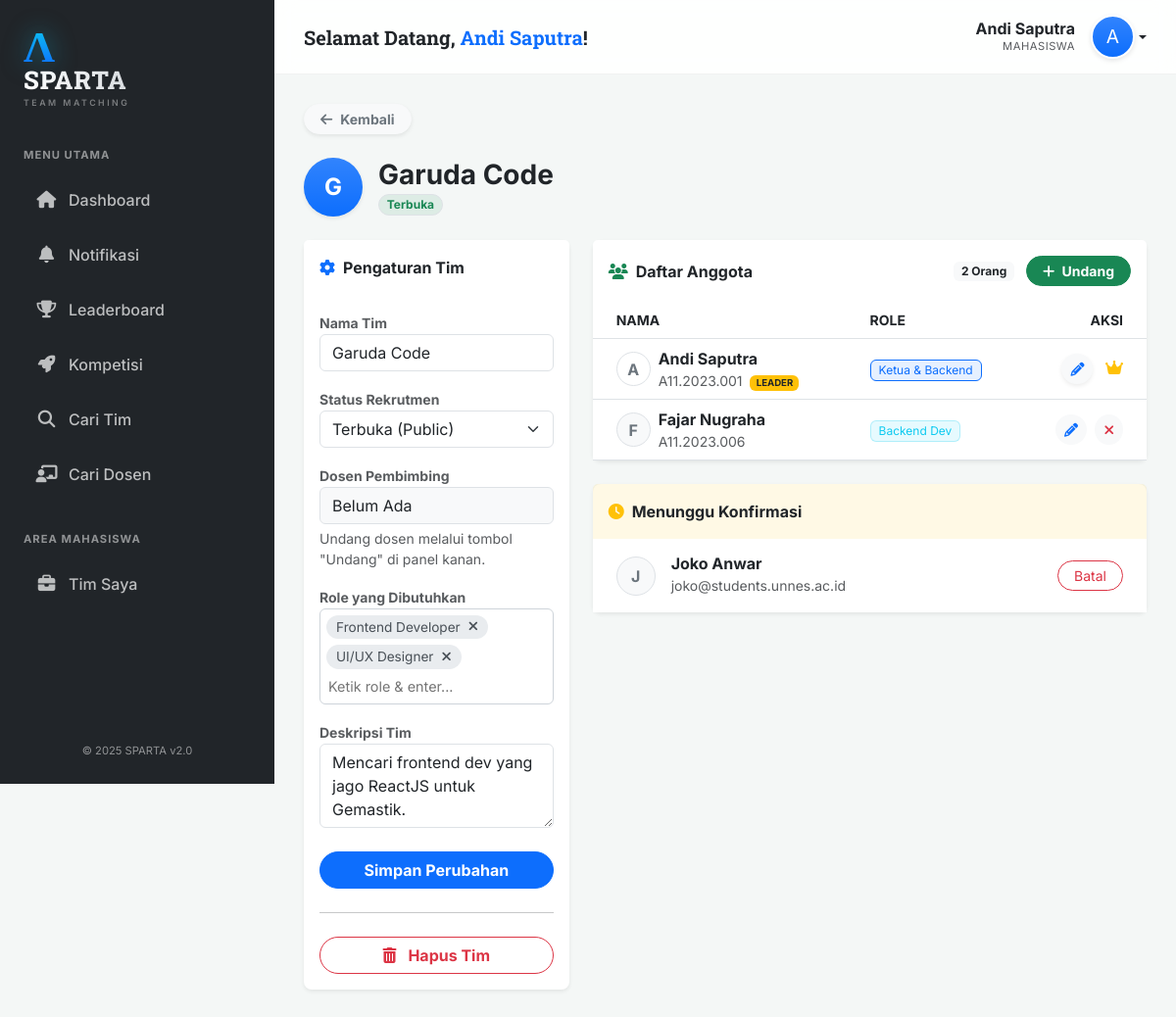
Screenshot of /?page=kelola_tim&id=1 (signed in) with the database file from the repository.
### tables this page shows
CREATE TABLE Tim (
    ID_Tim INT AUTO_INCREMENT PRIMARY KEY,
    Nama_Tim VARCHAR(100) NOT NULL,
    Status_Pencarian ENUM('Terbuka', 'Tertutup') DEFAULT 'Terbuka',
    Deskripsi_Tim TEXT,
    Kebutuhan_Role TEXT DEFAULT NULL,  
    ID_Lomba INT NOT NULL,
    ID_Kategori INT DEFAULT NULL,  
    ID_Mahasiswa_Ketua INT NOT NULL,
    ID_Dosen_Pembimbing INT,
    ID_Peringkat INT,
    FOREIGN KEY (ID_Lomba) REFERENCES Lomba(ID_Lomba) ON DELETE CASCADE,
    FOREIGN KEY (ID_Kategori) REFERENCES Kategori_Lomba(ID_Kategori) ON DELETE SET NULL,
    FOREIGN KEY (ID_Mahasiswa_Ketua) REFERENCES Mahasiswa(ID_Mahasiswa),
    FOREIGN KEY (ID_Dosen_Pembimbing) REFERENCES Dosen_Pembimbing(ID_Dosen),
    FOREIGN KEY (ID_Peringkat) REFERENCES Peringkat_Juara(ID_Peringkat)
);

CREATE TABLE Mahasiswa (
    ID_Mahasiswa INT AUTO_INCREMENT PRIMARY KEY,
    NIM VARCHAR(20) UNIQUE DEFAULT NULL,
    Nama_Mahasiswa VARCHAR(150) NOT NULL,
    Email VARCHAR(100) UNIQUE NOT NULL,
    Password_Hash VARCHAR(255) NOT NULL,
    Tempat_Lahir VARCHAR(50),
    Tanggal_Lahir DATE,
    Bio TEXT,
    No_HP VARCHAR(20) DEFAULT NULL,
    LinkedIn VARCHAR(255) DEFAULT NULL,
    Total_Poin FLOAT DEFAULT 0,
    ID_Prodi INT DEFAULT NULL,
    Foto_Profil VARCHAR(255) DEFAULT NULL,
    Is_Verified TINYINT(1) DEFAULT 0,
    Verification_Token VARCHAR(255) DEFAULT NULL,
    FOREIGN KEY (ID_Prodi) REFERENCES Prodi(ID_Prodi) ON DELETE SET NULL
);

CREATE TABLE Keanggotaan_Tim (
    ID_Keanggotaan INT AUTO_INCREMENT PRIMARY KEY,
    ID_Tim INT NOT NULL,
    ID_Mahasiswa INT NOT NULL,
    Peran VARCHAR(100),
    Status VARCHAR(50) DEFAULT 'Diterima',
    FOREIGN KEY (ID_Tim) REFERENCES Tim(ID_Tim) ON DELETE CASCADE,
    FOREIGN KEY (ID_Mahasiswa) REFERENCES Mahasiswa(ID_Mahasiswa) ON DELETE CASCADE
);

CREATE TABLE Invitasi (
    ID_Invitasi INT AUTO_INCREMENT PRIMARY KEY,
    ID_Tim INT NOT NULL,
    ID_Pengirim INT NOT NULL,  
    ID_Penerima INT NOT NULL,  
    Tipe_Penerima ENUM('mahasiswa', 'dosen') NOT NULL,
    Status ENUM('Pending', 'Diterima', 'Ditolak') DEFAULT 'Pending',
    Tanggal_Kirim DATETIME DEFAULT CURRENT_TIMESTAMP,
    FOREIGN KEY (ID_Tim) REFERENCES Tim(ID_Tim) ON DELETE CASCADE
);

### src/config.php (called while the page is built, shortened)
<?php
function getFotoMhs($nim, $dbPath) {
    return null;
}

### src/pages/kelola_tim.php (the view, shortened to what this page needs)
<?php
$userId = $_SESSION['user_id'];
$idTim = $_GET['id'] ?? 0;
$stmtTim = $pdo->prepare("SELECT * FROM Tim WHERE ID_Tim = ?");
$stmtTim->execute([$idTim]);
$timData = $stmtTim->fetch();
$isLeader = ($timData['ID_Mahasiswa_Ketua'] == $userId);
if ($isLeader) {
    $userAccess = $timData;
}
$stmtLeaderMem = $pdo->prepare("SELECT * FROM Keanggotaan_Tim WHERE ID_Tim = ? AND ID_Mahasiswa = ?");
$stmtLeaderMem->execute([$idTim, $timData['ID_Mahasiswa_Ketua']]);
$leaderMemberData = $stmtLeaderMem->fetch();
$leaderRole = $leaderMemberData ? $leaderMemberData['Peran'] : 'Ketua Tim';
$leaderMemId = $leaderMemberData ? $leaderMemberData['ID_Keanggotaan'] : 0;
$stmtMem = $pdo->prepare("SELECT k.*, m.Nama_Mahasiswa, m.NIM, m.Foto_Profil, m.ID_Mahasiswa
                          FROM Keanggotaan_Tim k
                          JOIN Mahasiswa m ON k.ID_Mahasiswa = m.ID_Mahasiswa
                          WHERE k.ID_Tim = ? AND k.ID_Mahasiswa != ?");
$stmtMem->execute([$idTim, $timData['ID_Mahasiswa_Ketua']]);
$members = $stmtMem->fetchAll();
$stmtKetua = $pdo->prepare("SELECT * FROM Mahasiswa WHERE ID_Mahasiswa = ?");
$stmtKetua->execute([$timData['ID_Mahasiswa_Ketua']]);
$ketuaData = $stmtKetua->fetch();
$stmtInv = $pdo->prepare("
    SELECT i.*,
    CASE WHEN i.Tipe_Penerima = 'mahasiswa' THEN m.Nama_Mahasiswa ELSE d.Nama_Dosen END as Nama_Penerima,
    CASE WHEN i.Tipe_Penerima = 'mahasiswa' THEN m.Email ELSE d.Email END as Email_Penerima
    FROM Invitasi i
    LEFT JOIN Mahasiswa m ON i.ID_Penerima = m.ID_Mahasiswa AND i.Tipe_Penerima = 'mahasiswa'
    LEFT JOIN Dosen_Pembimbing d ON i.ID_Penerima = d.ID_Dosen AND i.Tipe_Penerima = 'dosen'
    WHERE i.ID_Tim = ? AND i.Status = 'Pending'
");
$stmtInv->execute([$idTim]);
$pendingInvites = $stmtInv->fetchAll();
$dosenName = "Belum Ada";
?>
<div class="mb-4">
    <a href="?page=manajemen_tim" class="btn btn-light btn-sm shadow-sm text-secondary fw-bold rounded-pill px-3">
        <i class="fas fa-arrow-left me-2"></i>Kembali
    </a>
</div>
<div class="d-flex align-items-center mb-4">
    <div class="rounded-circle bg-gradient bg-primary text-white d-flex align-items-center justify-content-center me-3 shadow-sm" style="width: 60px; height: 60px; font-size: 1.5rem; font-weight: bold;">
        <?= strtoupper(substr($userAccess['Nama_Tim'], 0, 1)) ?>
    </div>
    <div>
        <h3 class="fw-bold text-dark mb-0"><?= htmlspecialchars($userAccess['Nama_Tim']) ?></h3>
        <span class="badge <?= $userAccess['Status_Pencarian']=='Terbuka'?'bg-success':'bg-secondary' ?> bg-opacity-10 <?= $userAccess['Status_Pencarian']=='Terbuka'?'text-success':'text-secondary' ?> border rounded-pill">
            <?= $userAccess['Status_Pencarian'] ?>
        </span>
    </div>
</div>
<div class="row g-4">
    <div class="col-lg-4">
        <div class="card border-0 shadow-sm rounded-3">
            <div class="card-header bg-white fw-bold text-dark border-bottom-0 py-3">
                <i class="fas fa-cog me-2 text-primary"></i>Pengaturan Tim
            </div>
            <div class="card-body">
                <?php if($isLeader): ?>
                <form method="POST">
                    <div class="mb-3">
                        <label class="small fw-bold text-muted">Nama Tim</label>
                        <input type="text" name="nama" class="form-control" value="<?= htmlspecialchars($userAccess['Nama_Tim']) ?>" required>
                    </div>
                    <div class="mb-3">
                        <label class="small fw-bold text-muted">Status Rekrutmen</label>
                        <select name="status" class="form-select">
                            <option value="Terbuka" <?= $userAccess['Status_Pencarian']=='Terbuka'?'selected':''?>>Terbuka (Public)</option>
                        </select>
                    </div>
                    <div class="mb-3">
                        <label class="small fw-bold text-muted">Dosen Pembimbing</label>
                        <input type="text" class="form-control bg-light" value="<?= htmlspecialchars($dosenName) ?>" disabled readonly>
                        <div class="form-text small">Undang dosen melalui tombol "Undang" di panel kanan.</div>
                    </div>
                    <div class="mb-3 position-relative">
                        <label class="small fw-bold text-muted">Role yang Dibutuhkan</label>
                        <div id="role-container" class="tag-container" onclick="document.getElementById('role-input').focus()">
                            <input type="text" id="role-input" class="tag-input" placeholder="Ketik role & enter...">
                        </div>
                    </div>
                    <div class="mb-4">
                        <label class="small fw-bold text-muted">Deskripsi Tim</label>
                        <textarea name="deskripsi" class="form-control" rows="3"><?= htmlspecialchars($userAccess['Deskripsi_Tim']) ?></textarea>
                    </div>
                    <div class="d-grid">
                        <button class="btn btn-primary fw-bold rounded-pill">Simpan Perubahan</button>
                    </div>
                </form>
                <hr class="my-4">
                <div class="d-grid">
                    <button class="btn btn-outline-danger rounded-pill fw-bold" onclick="confirmDelete()">
                        <i class="fas fa-trash-alt me-2"></i> Hapus Tim
                    </button>
                </div>
                <?php endif; ?>
            </div>
        </div>
    </div>
    <div class="col-lg-8">
        <div class="card border-0 shadow-sm rounded-3 mb-4">
            <div class="card-header bg-white fw-bold text-dark border-bottom-0 py-3 d-flex justify-content-between align-items-center">
                <span><i class="fas fa-users me-2 text-success"></i>Daftar Anggota</span>
                <div>
                    <span class="badge bg-light text-dark me-2"><?= count($members) + 1 ?> Orang</span>
                    <?php if($isLeader): ?>
                        <button class="btn btn-success btn-sm rounded-pill fw-bold px-3" data-bs-toggle="modal" data-bs-target="#inviteModal">
                            <i class="fas fa-plus me-1"></i> Undang
                        </button>
                    <?php endif; ?>
                </div>
            </div>
            <div class="card-body p-0">
                <div class="table-responsive">
                    <table class="table table-hover align-middle mb-0">
                        <thead class="bg-light text-muted small text-uppercase">
                            <tr>
                                <th class="ps-4">Nama</th>
                                <th>Role</th>
                                <th class="text-end pe-4">Aksi</th>
                            </tr>
                        </thead>
                        <tbody>
                            <tr class="bg-light bg-opacity-25">
                                <td class="ps-4">
                                    <div class="d-flex align-items-center">
                                        <?php
                                            $fotoKetua = getFotoMhs($ketuaData['NIM'], $ketuaData['Foto_Profil']);
                                            $imgSrc = $fotoKetua ? "$fotoKetua" : "";
                                            if($imgSrc) echo "<img src='$imgSrc' class='rounded-circle me-2' style='width:35px;height:35px;object-fit:cover'>";
                                            else echo "<div class='rounded-circle bg-white border d-flex align-items-center justify-content-center me-2 fw-bold text-secondary' style='width:35px;height:35px'>".substr($ketuaData['Nama_Mahasiswa'],0,1)."</div>";
                                        ?>
                                        <div>
                                            <a href="?page=profile&id=<?= $ketuaData['ID_Mahasiswa'] ?>" class="fw-bold text-dark text-decoration-none">
                                                <?= htmlspecialchars($ketuaData['Nama_Mahasiswa']) ?>
                                            </a>
                                            <div class="small text-muted"><?= $ketuaData['NIM'] ?> <span class="badge bg-warning text-dark ms-1" style="font-size:0.6rem">LEADER</span></div>
                                        </div>
                                    </div>
                                </td>
                                <td>
                                    <span class="badge bg-primary bg-opacity-10 text-primary border border-primary px-2 py-1 fw-normal">
                                        <?= htmlspecialchars($leaderRole) ?>
                                    </span>
                                </td>
                                <td class="text-end pe-4">
                                    <?php if($isLeader && $leaderMemId): ?>
                                        <button class="btn btn-light text-primary btn-sm rounded-circle me-1 shadow-sm"
                                                onclick="editRole(<?= $leaderMemId ?>, '<?= addslashes($leaderRole) ?>', <?= $ketuaData['ID_Mahasiswa'] ?>)"
                                                title="Edit Role Ketua">
                                            <i class="fas fa-pencil-alt"></i>
                                        </button>
                                    <?php endif; ?>
                                    <i class="fas fa-crown text-warning ms-1"></i>
                                </td>
                            </tr>
                            <?php foreach($members as $m): ?>
                            <tr>
                                <td class="ps-4">
                                    <div class="d-flex align-items-center">
                                        <?php
                                            $foto = getFotoMhs($m['NIM'], $m['Foto_Profil']);
                                            $imgSrc = $foto ? "$foto" : "";
                                            if($imgSrc) echo "<img src='$imgSrc' class='rounded-circle me-2' style='width:35px;height:35px;object-fit:cover'>";
                                            else echo "<div class='rounded-circle bg-light border d-flex align-items-center justify-content-center me-2 fw-bold text-secondary' style='width:35px;height:35px'>".substr($m['Nama_Mahasiswa'],0,1)."</div>";
                                        ?>
                                        <div>
                                            <a href="?page=profile&id=<?= $m['ID_Mahasiswa'] ?>" class="fw-bold text-dark text-decoration-none">
                                                <?= htmlspecialchars($m['Nama_Mahasiswa']) ?>
                                            </a>
                                            <div class="small text-muted"><?= $m['NIM'] ?></div>
                                        </div>
                                    </div>
                                </td>
                                <td><span class="badge bg-info bg-opacity-10 text-info border border-info border-opacity-25 px-2 py-1 fw-normal"><?= htmlspecialchars($m['Peran']) ?></span></td>
                                <td class="text-end pe-4">
                                    <?php if($isLeader || $m['ID_Mahasiswa'] == $userId): ?>
                                        <button class="btn btn-light text-primary btn-sm rounded-circle me-1" onclick="editRole(<?= $m['ID_Keanggotaan'] ?>, '<?= $m['Peran'] ?>', <?= $m['ID_Mahasiswa'] ?>)"><i class="fas fa-pencil-alt"></i></button>
                                    <?php endif; ?>
                                    <?php if($isLeader): ?>
                                        <form method="POST" class="d-inline" onsubmit="return confirm('Keluarkan anggota ini?')">
                                            <button class="btn btn-light text-danger btn-sm rounded-circle"><i class="fas fa-times"></i></button>
                                        </form>
                                    <?php endif; ?>
                                </td>
                            </tr>
                            <?php endforeach; ?>
                        </tbody>
                    </table>
                </div>
            </div>
        </div>
        <?php if($isLeader && !empty($pendingInvites)): ?>
        <div class="card border-0 shadow-sm rounded-3">
            <div class="card-header bg-warning bg-opacity-10 fw-bold text-dark border-bottom-0 py-3">
                <i class="fas fa-clock me-2 text-warning"></i>Menunggu Konfirmasi
            </div>
            <div class="card-body p-0">
                <div class="list-group list-group-flush">
                    <?php foreach($pendingInvites as $inv): ?>
                    <div class="list-group-item d-flex justify-content-between align-items-center px-4 py-3">
                        <div class="d-flex align-items-center">
                            <div class="rounded-circle bg-light border d-flex align-items-center justify-content-center me-3 text-secondary fw-bold" style="width: 40px; height: 40px;">
                                <?= strtoupper(substr($inv['Nama_Penerima'], 0, 1)) ?>
                            </div>
                            <div>
                                <h6 class="mb-0 fw-bold"><?= htmlspecialchars($inv['Nama_Penerima']) ?></h6>
                                <small class="text-muted"><?= htmlspecialchars($inv['Email_Penerima']) ?></small>
                            </div>
                        </div>
                        <form method="POST" onsubmit="return confirm('Batalkan undangan ini?')">
                            <button class="btn btn-outline-danger btn-sm rounded-pill px-3">Batal</button>
                        </form>
                    </div>
                    <?php endforeach; ?>
                </div>
            </div>
        </div>
        <?php endif; ?>
    </div>
</div>

### rows the page displays
tim: Nama_Tim "G", Nama_Tim "Garuda Code", Status_Pencarian "Terbuka", nama "Garuda Code", status "Terbuka (Public)", deskripsi "Mencari frontend dev yang jago ReactJS untuk Gemastik."
mahasiswa: Nama_Mahasiswa "A", Nama_Mahasiswa "Andi Saputra", NIM "A11.2023.001"
keanggotaan_tim: Peran "Ketua & Backend"
keanggotaan_tim: ID_Mahasiswa.Nama_Mahasiswa "F", ID_Mahasiswa.Nama_Mahasiswa "Fajar Nugraha", ID_Mahasiswa.NIM "A11.2023.006", Peran "Backend Dev"
invitasi: Nama_Penerima "J", Nama_Penerima "Joko Anwar", Email_Penerima "joko@students.unnes.ac.id"

### other values shown
$namaUser "Andi Saputra"
substr($namaUser, 0, 1) "A"
count($members) + 1 "2"
